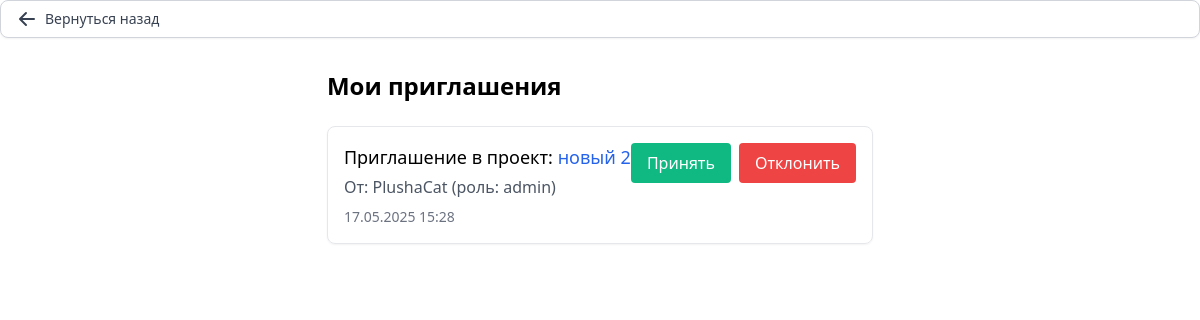
The page /menu/invites/ (signed in) on the database its author committed.
### TeamRunApp/models.py (models this page shows, shortened)
class ProjectInvitation(models.Model):
    STATUS_CHOICES = [
        ('pending', 'Ожидает подтверждения'),
        ('accepted', 'Принято'),
        ('rejected', 'Отклонено'),
    ]
    project = models.ForeignKey(Project, on_delete=models.CASCADE, related_name='invitations')
    user = models.ForeignKey(CustomUser, on_delete=models.CASCADE, related_name='project_invitations')
    inviter = models.ForeignKey(CustomUser, on_delete=models.CASCADE, related_name='sent_invitations')
    role = models.CharField(max_length=20, choices=ProjectMembership.ROLE_CHOICES, default='member')
    status = models.CharField(max_length=20, choices=STATUS_CHOICES, default='pending')
    created_at = models.DateTimeField(auto_now_add=True)
    updated_at = models.DateTimeField(auto_now=True)
    class Meta:
        unique_together = ('project', 'user', 'status')

class Project(models.Model):
    name = models.CharField(max_length=100)
    description = models.TextField()
    owner = models.ForeignKey(CustomUser, on_delete=models.CASCADE, default=1)
    created_at = models.DateTimeField(auto_now_add=True)
    updated_at = models.DateTimeField(auto_now=True)
    def get_absolute_url(self):
        return reverse('project_detail', kwargs={'pk': self.pk})

class CustomUser(AbstractUser):
    role = models.CharField(max_length=20, choices=[('manager', 'Manager'), ('developer', 'Developer')])
    avatar = models.ImageField(upload_to=user_avatar_path, blank=True, null=True)

### TeamRunApp/views.py (the view, shortened to what this page needs)
# urls.py: path('menu/invites/', views.InvitationsListView.as_view(), name='invitations_list'),
class InvitationsListView(LoginRequiredMixin, ListView):
    template_name = 'invite_to_project.html'
    context_object_name = 'invitations'
    def get_queryset(self):
        return self.request.user.project_invitations.filter(status='pending').select_related('project', 'inviter')

### theme/templates/invite_to_project.html (shortened to what this page needs)
{% extends 'base.html' %}
{% load static %}
{% block content %}
<a href="{% url 'menu' %}"
   class="inline-flex items-center px-4 py-2 bg-white border border-gray-300 rounded-lg shadow-sm text-sm font-medium text-gray-700 hover:bg-gray-50 focus:outline-none focus:ring-2 focus:ring-offset-2 focus:ring-blue-500 transition-all duration-200 transform hover:-translate-x-1">
    <svg xmlns="http://www.w3.org/2000/svg" class="h-5 w-5 mr-2" viewBox="0 0 20 20" fill="currentColor">
        <path fill-rule="evenodd" d="M9.707 16.707a1 1 0 01-1.414 0l-6-6a1 1 0 010-1.414l6-6a1 1 0 011.414 1.414L5.414 9H17a1 1 0 110 2H5.414l4.293 4.293a1 1 0 010 1.414z" clip-rule="evenodd" />
    </svg>
    Вернуться назад
</a>
<div class="max-w-4xl mx-auto px-4 py-8">
    <h1 class="text-2xl font-bold mb-6">Мои приглашения</h1>
    {% if invitations %}
        <div class="space-y-4">
            {% for invitation in invitations %}
                <div class="border rounded-lg p-4 shadow-sm">
                    <div class="flex justify-between items-start">
                        <div>
                            <h3 class="font-medium text-lg">
                                Приглашение в проект:
                                <a href="{{ invitation.project.get_absolute_url }}"
                                   class="text-blue-600 hover:underline">
                                    {{ invitation.project.name }}
                                </a>
                            </h3>
                            <p class="text-gray-600 mt-1">
                                От: {{ invitation.inviter.username }} (роль: {{ invitation.get_role_display }})
                            </p>
                            <p class="text-sm text-gray-500 mt-2">
                                {{ invitation.created_at|date:"d.m.Y H:i" }}
                            </p>
                        </div>
                        <div class="flex space-x-2">
                            <form method="post" action="{% url 'invitations_list' %}">
                                <button type="submit" name="action" value="accept"
                                        class="px-4 py-2 bg-green-500 text-white rounded hover:bg-green-600">
                                    Принять
                                </button>
                            </form>
                            <form method="post" action="{% url 'invitations_list' %}">
                                <button type="submit" name="action" value="reject"
                                        class="px-4 py-2 bg-red-500 text-white rounded hover:bg-red-600">
                                    Отклонить
                                </button>
                            </form>
                        </div>
                    </div>
                </div>
            {% endfor %}
        </div>
    {% else %}
        <p class="text-gray-500">У вас нет активных приглашений</p>
    {% endif %}
</div>
{% endblock %}

### rows shown on the page
ProjectInvitation: project.name "новый 2", inviter.username "PlushaCat", role "admin", created_at "17.05.2025 15:28"
